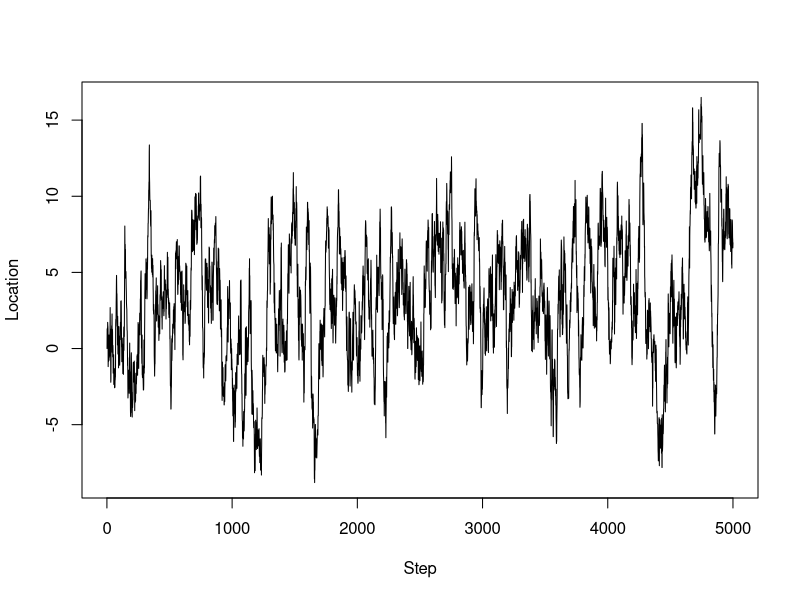
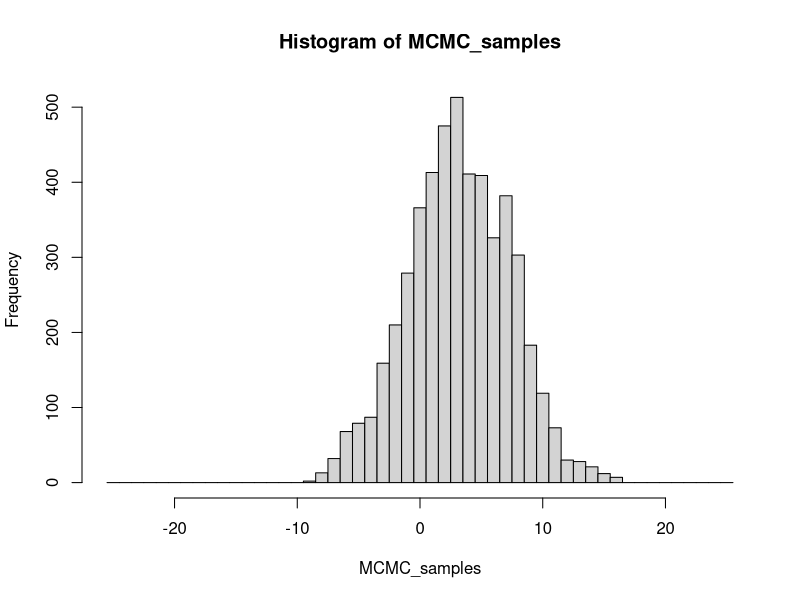
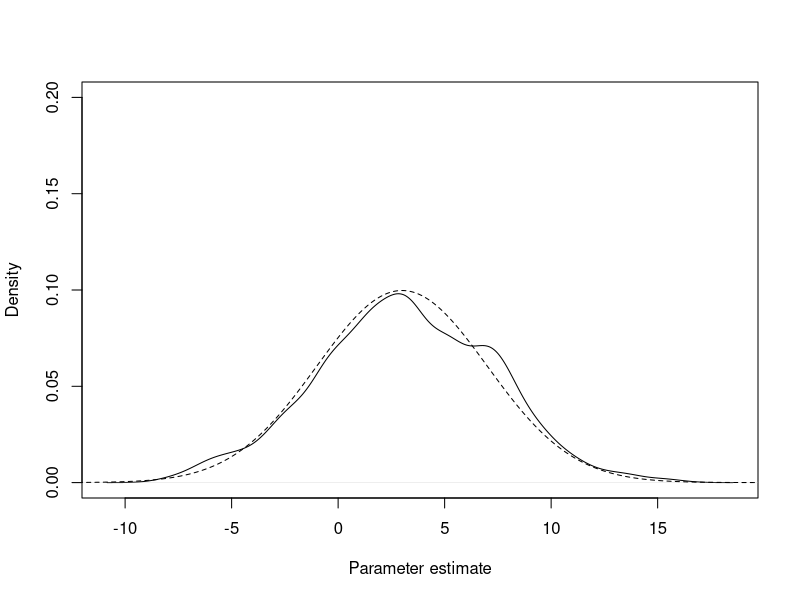
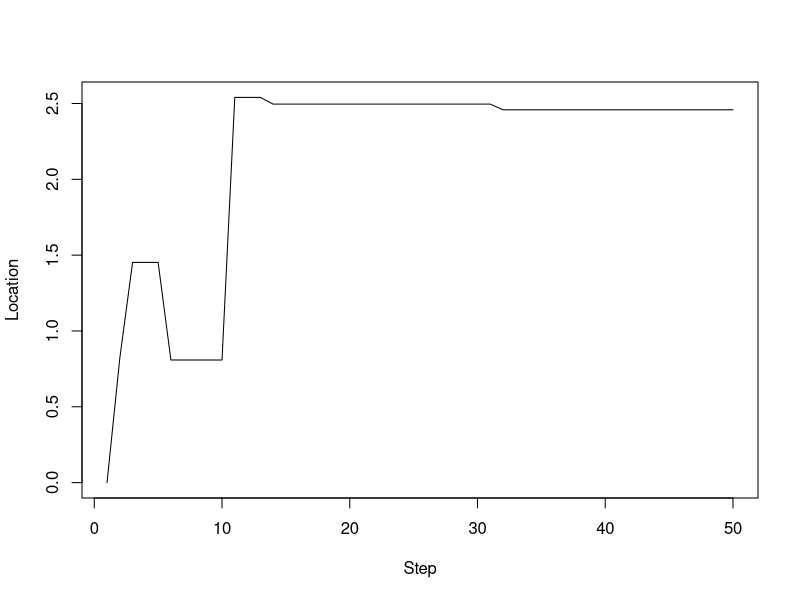
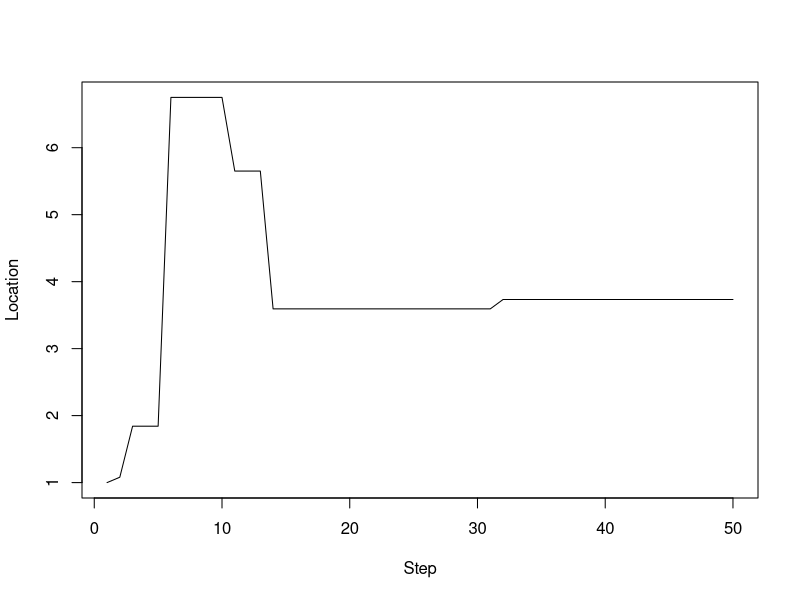
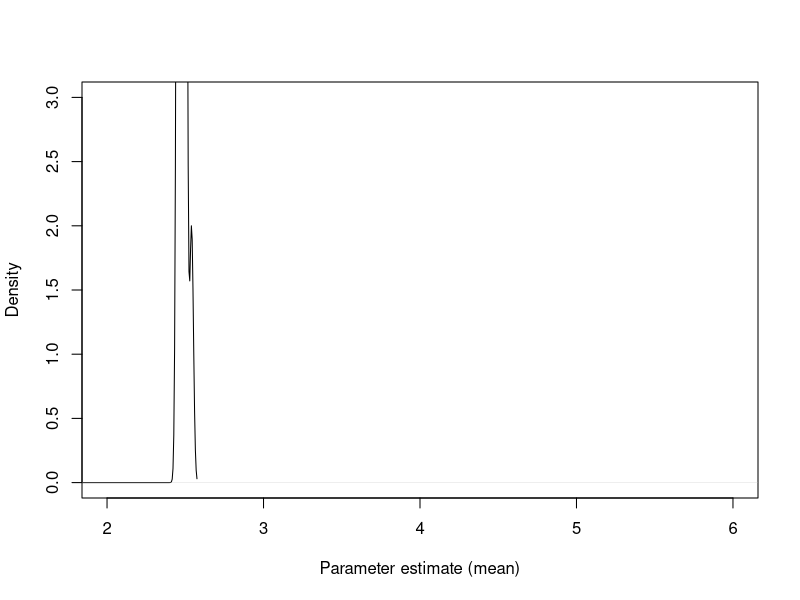
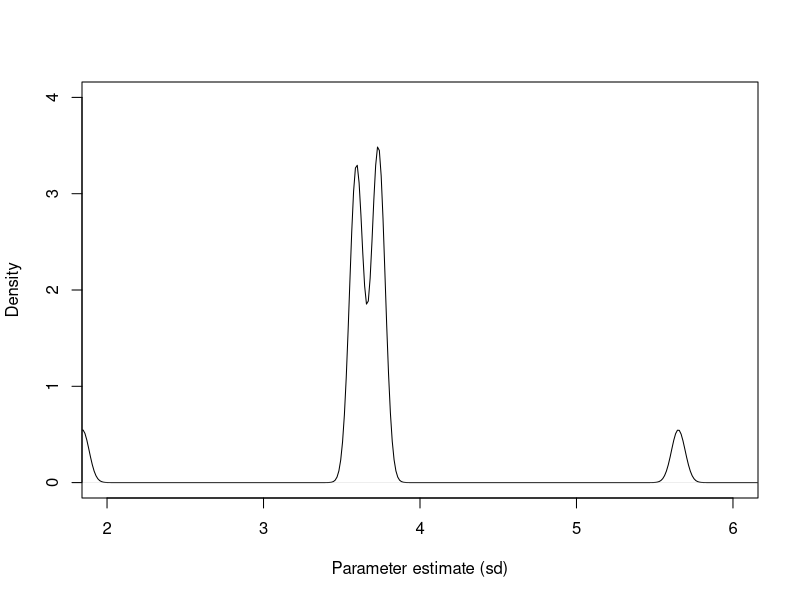
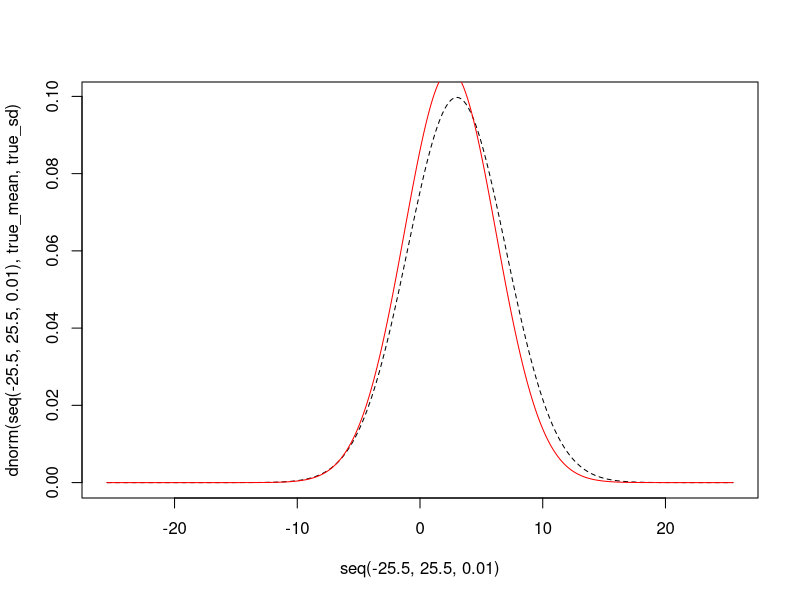

The R script that drew these images, in order:
# Simple MCMC example
# Example of an MCMC sampling approach


# EXAMPLE 1: Artificial example, one 'data point'
#-------------------------------------------------

# Number of samples to take
num_samples = 5000
MCMC_samples = vector(length = num_samples)
start_point = 0
MCMC_samples[1] = start_point

# True mean that we are aiming to find
true_mean = 3
true_sd = 4


for (ii in 2:num_samples)
{
  # Propose a new sample by adding a random value to the existing sample
  mu_proposal = MCMC_samples[ii-1] + rnorm(1,0,1)

  # Keep the sample if the ratios of the probability density functions are > a random number
  # between zero and one. Note that this isn't quite how it would be done - you would be
  # estimating the log likelihood of data with an unknown mean (and possibly sd), with the proposal
  # mean (and sd) replacing the true mean and sd, but this is just for the purposes of 
  # demonstration
  llik_current = dnorm(MCMC_samples[ii-1], true_mean, true_sd)
  llik_proposal = dnorm(mu_proposal, true_mean, true_sd)
  if ((llik_proposal / llik_current) > runif(1))
  {
    MCMC_samples[ii] = mu_proposal
  }  else
    MCMC_samples[ii] = MCMC_samples[ii - 1]
}



# Plot the chain
plot(MCMC_samples, type = "l", xlab = "Step", ylab = "Location")

# Show where it spends the most time sampling
hist(MCMC_samples, breaks = seq(-25.5,25.5))
plot(density(MCMC_samples), xlab = "Parameter estimate", main = "", ylim = c(0,0.2))
lines(seq(-25.5,25.5, 0.01), dnorm(seq(-25.5,25.5, 0.01), true_mean, true_sd), lty = 2)
print(mean(MCMC_samples))








# EXAMPLE 2: Artificial example, multiple 'data points'
#-------------------------------------------------

# Number of samples to take
num_samples = 50
MCMC_samples_mean = vector(length = num_samples)
MCMC_samples_sd = vector(length = num_samples)
MCMC_samples_mean[1] = 0
MCMC_samples_sd[1] = 1

# True mean that we are aiming to find
true_mean = 3
true_sd = 4

data = rnorm(500, true_mean, true_sd)


for (ii in 2:num_samples)
{
  #print("ii")
  #print(ii)
  # Propose a new sample by adding a random value to the existing sample
  mu_proposal = MCMC_samples_mean[ii-1] + rnorm(1,0,1)
  sd_proposal = exp(log(MCMC_samples_sd[ii-1]) + rnorm(1,0,1))
  
  #print(mu_proposal)
  #print(sd_proposal)
  
  # Keep the sample if the ratios of the probability density functions are > a random number
  # between zero and one
  lik_current = sum(dnorm(data, MCMC_samples_mean[ii-1], MCMC_samples_sd[ii-1], log = T))
  lik_proposal = sum(dnorm(data, mu_proposal, sd_proposal, log = T))
  if (exp(lik_proposal - lik_current) > runif(1))
  {
    MCMC_samples_mean[ii] = mu_proposal
    MCMC_samples_sd[ii] = sd_proposal
  }  else
  {
    MCMC_samples_mean[ii] = MCMC_samples_mean[ii - 1]
    MCMC_samples_sd[ii] = MCMC_samples_sd[ii - 1]
  }
}



# Plot the chain
plot(MCMC_samples_mean, type = "l", xlab = "Step", ylab = "Location")
dev.new()
plot(MCMC_samples_sd, type = "l", xlab = "Step", ylab = "Location")

# Plot the posteriors
plot(density(MCMC_samples_mean), xlab = "Parameter estimate (mean)", main = "", xlim = c(2,6), ylim = c(0,3))
plot(density(MCMC_samples_sd), xlab = "Parameter estimate (sd)", main = "", xlim = c(2,6), ylim = c(0,4))

# Plot the 'true' distribution versus the estimate
plot(seq(-25.5,25.5, 0.01), dnorm(seq(-25.5,25.5, 0.01), true_mean, true_sd), lty = 2, type = "l")
lines(seq(-25.5,25.5, 0.01), dnorm(seq(-25.5,25.5, 0.01), median(MCMC_samples_mean), median(MCMC_samples_sd)), col = "red", xlab = "Value", ylab = "Probability density")